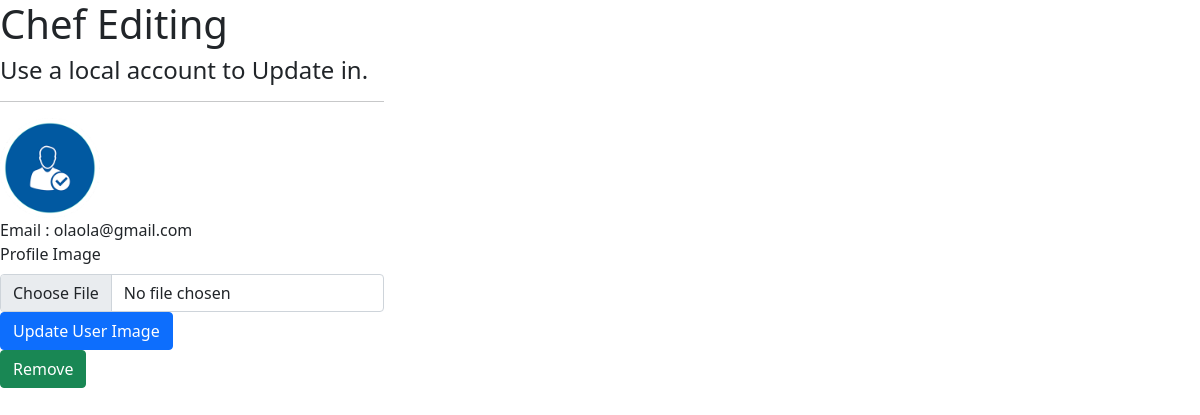
Screenshot of /user/image (signed in) with the database file from the repository.
### chef_management_app/models.py (models this page shows)
class RegularUser(models.Model):
    id = models.AutoField(primary_key=True)
    admin = models.OneToOneField(CustomUser, on_delete=models.CASCADE)
    image_url = models.ImageField(upload_to=filepath_user, null=True, blank=True)
    phone_number = models.CharField(max_length=255)
    join_date = models.DateTimeField(auto_now_add=True)
    country_id = models.ForeignKey(
        Country, on_delete=models.DO_NOTHING, null=True, blank=True
    )
    continent_id = models.ForeignKey(
        Continent, on_delete=models.DO_NOTHING, null=True, blank=True
    )
    objects = models.Manager()

class CustomUser(AbstractUser):
    user_type_data = ((1, "HOD"), (2, "Chef"), (3, "Regular"))
    user_type = models.CharField(default=1, choices=user_type_data, max_length=10)

### chef_management_app/views/regularUserView.py (the view, shortened to what this page needs)
# urls.py: path("user/image", regularUserView.ImageRegularUser, name="user_image"),
def ImageRegularUser(request):
    if request.method!="POST":
        regularuser = RegularUser.objects.get(admin = request.user.id)
        return render(request,"regularuser/user_image.html", { "email":regularuser.admin.email, "image_url":regularuser.image_url })

### chef_management_app/templates/regularuser/user_image.html (shortened to what this page needs)
{% extends 'Home/layout.html' %}
{% block main_content %}
<main role="main" class="pb-3">
    <h1>Chef Editing</h1>
    <div class="row">
        <div class="col-md-4">
            <section>
                {% url 'edit_user_image' as action_path %}
                <form role="form" action="{{ action_path }}" method="post" enctype="multipart/form-data">
                    <h4>Use a local account to Update in.</h4>
                    <hr />
                    <div class="form-group">
                        <div>
                            <img src="../media/{{ image_url }}" style="width:100px"/>
                        </div>
                    </div>
                    <div class="form-group">
                        <div>
                            Email : {{ email }}
                        </div>
                    </div>
                    <div class="form-group">
                        <label for="" class="form-label">Profile Image</label>
                        <input type="file" required name="image_url" class="form-control">
                    </div>
                    <div class="form-group">
                        <button type="submit" class="btn btn-primary btn-block">Update User Image</button>
                    </div>
                </form>
                <a href="{% url 'remove_user_image' %}" class="btn btn-success">Remove</a>
            </section>
        </div>
    </div>
</main>
{% endblock main_content %}

### rows the page displays
RegularUser: image_url (picture)
CustomUser: email "olaola@gmail.com"
